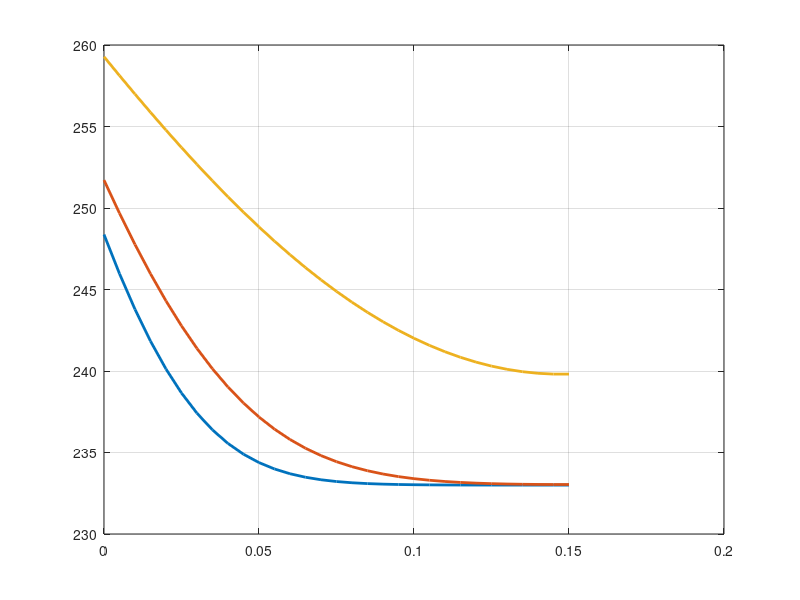

Recreate this plot in MATLAB. (Note: this script raises an error after producing the figure.)
% Esame del 26 febbraio 2024 - pomeriggio d EULERO ALL'INDIETRO
% Simone Canevarolo
% S269893
% 22 aprile 2024

clear all
close all
clc

alt = 30e-2; % m
raggio = 10e-2; % m
altcaduta = 7.5e3; % m

T0 = 233; % K
hamb = 100; % W/m^2/K
Tamb = 270; % K

uu = 5; % m/s
ro = 950; % kg/m^3

K = @(T) 4.5*(T/T0);
cpfunz = @(T) 670+1.2*(T-233);

dx = 5e-3;

xx = (0:dx:alt/2)';
Nx = length(xx);

dt = 1;
tmax = altcaduta/uu;
tt = (0:dt:tmax);
Nt = length(tt);

ttvett = [50 100 500];
ii = 1;

Tm = T0*ones(Nx,1);

kk = K(T0);
cp = cpfunz(T0);

Tcentro = T0*ones(Nt,1);
Tsuperficie = T0*ones(Nt,1);

for zz = 2:Nt

        kk = K(Tm);
        cp = cpfunz(Tm);

        aa = dt.*kk./ro./cp./dx^2; 

        sub_diag_1 = -aa;
        main_diag_1 = 1+2*aa;
        sup_diag_1 = sub_diag_1;

        Band = [sub_diag_1,main_diag_1,sup_diag_1];

        AA_1 = spdiags(Band,-1:1,Nx,Nx);

        AA_1(1,1) = +kk(end)/dx+hamb;
        AA_1(1,2) = -kk(end)/dx;

        AA_1(end,end-1) = -1;
        AA_1(end,end) = 1;

        BB = Tm;

        BB(1) = +hamb*Tamb;
        BB(end) = 0;

        TT = AA_1\BB;

    if zz == ttvett(ii)

        figure(1)
        plot(xx,TT,'LineWidth',2)
        grid on
        hold on
        ii = ii+1;

    end

        Tm = TT;

end
